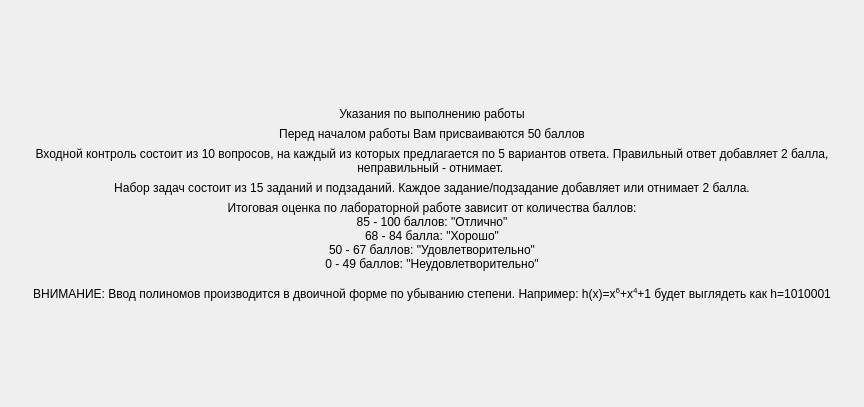
<?xml version="1.0" encoding="UTF-8"?>
<ui version="4.0">
 <class>ScreenDescription</class>
 <widget class="QFrame" name="ScreenDescription">
  <property name="geometry">
   <rect>
    <x>0</x>
    <y>0</y>
    <width>864</width>
    <height>407</height>
   </rect>
  </property>
  <property name="windowTitle">
   <string>Frame</string>
  </property>
  <layout class="QGridLayout" name="gridLayout">
   <property name="leftMargin">
    <number>0</number>
   </property>
   <property name="topMargin">
    <number>0</number>
   </property>
   <property name="rightMargin">
    <number>0</number>
   </property>
   <property name="bottomMargin">
    <number>0</number>
   </property>
   <item row="0" column="0">
    <layout class="QVBoxLayout" name="verticalLayout">
     <item>
      <spacer name="verticalSpacer">
       <property name="orientation">
        <enum>Qt::Vertical</enum>
       </property>
       <property name="sizeHint" stdset="0">
        <size>
         <width>0</width>
         <height>0</height>
        </size>
       </property>
      </spacer>
     </item>
     <item>
      <widget class="QLabel" name="label">
       <property name="styleSheet">
        <string notr="true">font: 75 16pt &quot;MS Shell Dlg 2&quot;;</string>
       </property>
       <property name="text">
        <string>Указания по выполнению работы</string>
       </property>
       <property name="alignment">
        <set>Qt::AlignCenter</set>
       </property>
       <property name="wordWrap">
        <bool>true</bool>
       </property>
      </widget>
     </item>
     <item>
      <widget class="QLabel" name="label_2">
       <property name="styleSheet">
        <string notr="true">font: 12pt &quot;MS Shell Dlg 2&quot;;</string>
       </property>
       <property name="text">
        <string>Перед началом работы Вам присваиваются 50 баллов</string>
       </property>
       <property name="alignment">
        <set>Qt::AlignCenter</set>
       </property>
       <property name="wordWrap">
        <bool>true</bool>
       </property>
      </widget>
     </item>
     <item>
      <widget class="QLabel" name="label_3">
       <property name="styleSheet">
        <string notr="true">font: 12pt &quot;MS Shell Dlg 2&quot;;</string>
       </property>
       <property name="text">
        <string>Входной контроль состоит из 10 вопросов, на каждый из которых предлагается по 5 вариантов ответа. Правильный ответ добавляет 2 балла, неправильный - отнимает. </string>
       </property>
       <property name="alignment">
        <set>Qt::AlignCenter</set>
       </property>
       <property name="wordWrap">
        <bool>true</bool>
       </property>
      </widget>
     </item>
     <item>
      <widget class="QLabel" name="label_4">
       <property name="styleSheet">
        <string notr="true">font: 12pt &quot;MS Shell Dlg 2&quot;;</string>
       </property>
       <property name="text">
        <string>Набор задач состоит из 15 заданий и подзаданий. Каждое задание/подзадание добавляет или отнимает 2 балла.</string>
       </property>
       <property name="alignment">
        <set>Qt::AlignCenter</set>
       </property>
       <property name="wordWrap">
        <bool>true</bool>
       </property>
      </widget>
     </item>
     <item>
      <widget class="QLabel" name="label_5">
       <property name="styleSheet">
        <string notr="true">font: 12pt &quot;MS Shell Dlg 2&quot;;</string>
       </property>
       <property name="text">
        <string>Итоговая оценка по лабораторной работе зависит от количества баллов:
85 - 100 баллов: &quot;Отлично&quot;
68 - 84 баллa: &quot;Хорошо&quot;
50 - 67 баллов: &quot;Удовлетворительно&quot;
0 - 49 баллов: &quot;Неудовлетворительно&quot;</string>
       </property>
       <property name="alignment">
        <set>Qt::AlignCenter</set>
       </property>
       <property name="wordWrap">
        <bool>true</bool>
       </property>
      </widget>
     </item>
     <item>
      <spacer name="verticalSpacer_3">
       <property name="orientation">
        <enum>Qt::Vertical</enum>
       </property>
       <property name="sizeType">
        <enum>QSizePolicy::Minimum</enum>
       </property>
       <property name="sizeHint" stdset="0">
        <size>
         <width>0</width>
         <height>10</height>
        </size>
       </property>
      </spacer>
     </item>
     <item>
      <widget class="QLabel" name="label_6">
       <property name="styleSheet">
        <string notr="true">font: 12pt &quot;MS Shell Dlg 2&quot;;</string>
       </property>
       <property name="text">
        <string>ВНИМАНИЕ: Ввод полиномов производится в двоичной форме по убыванию степени. Например: h(x)=x&lt;sup&gt;6&lt;/sup&gt;+x&lt;sup&gt;4&lt;/sup&gt;+1 будет выглядеть как h=1010001</string>
       </property>
       <property name="alignment">
        <set>Qt::AlignCenter</set>
       </property>
       <property name="wordWrap">
        <bool>true</bool>
       </property>
      </widget>
     </item>
     <item>
      <spacer name="verticalSpacer_2">
       <property name="orientation">
        <enum>Qt::Vertical</enum>
       </property>
       <property name="sizeHint" stdset="0">
        <size>
         <width>0</width>
         <height>0</height>
        </size>
       </property>
      </spacer>
     </item>
    </layout>
   </item>
  </layout>
 </widget>
 <resources/>
 <connections/>
</ui>
